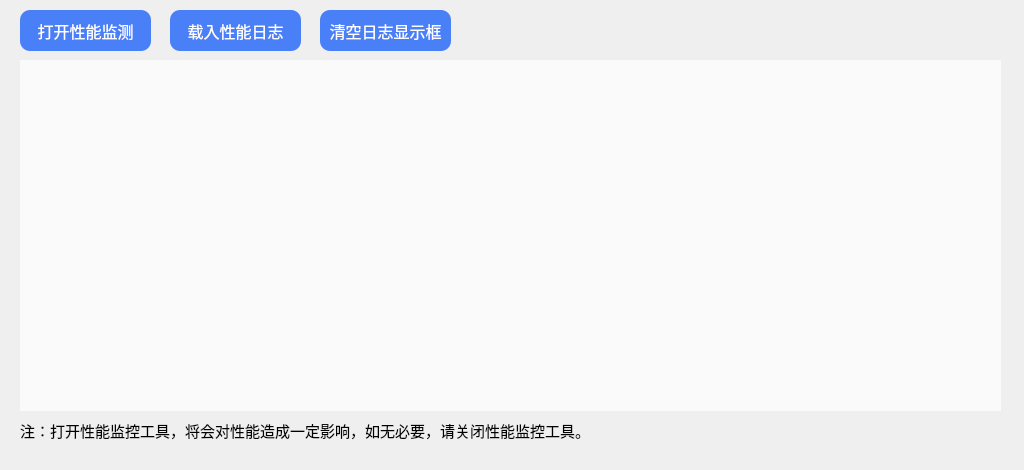
<?xml version="1.0" encoding="UTF-8"?>
<ui version="4.0">
 <class>PerformanceTool</class>
 <widget class="QWidget" name="PerformanceTool">
  <property name="geometry">
   <rect>
    <x>0</x>
    <y>0</y>
    <width>1024</width>
    <height>470</height>
   </rect>
  </property>
  <property name="minimumSize">
   <size>
    <width>1024</width>
    <height>470</height>
   </size>
  </property>
  <property name="maximumSize">
   <size>
    <width>1024</width>
    <height>470</height>
   </size>
  </property>
  <property name="windowTitle">
   <string>Form</string>
  </property>
  <widget class="QWidget" name="backgroundWidget" native="true">
   <property name="geometry">
    <rect>
     <x>0</x>
     <y>0</y>
     <width>1024</width>
     <height>470</height>
    </rect>
   </property>
   <property name="minimumSize">
    <size>
     <width>1024</width>
     <height>470</height>
    </size>
   </property>
   <property name="maximumSize">
    <size>
     <width>1024</width>
     <height>470</height>
    </size>
   </property>
   <property name="font">
    <font>
     <family>MiSans</family>
    </font>
   </property>
   <property name="styleSheet">
    <string notr="true">QWidget#backgroundWidget {
	border-image: url(:/Pics/performanceTool/Pics/performanceToolBackground.png);
}</string>
   </property>
   <widget class="QLabel" name="tipsLabel">
    <property name="geometry">
     <rect>
      <x>20</x>
      <y>410</y>
      <width>571</width>
      <height>41</height>
     </rect>
    </property>
    <property name="font">
     <font>
      <family>MiSans</family>
      <pointsize>11</pointsize>
     </font>
    </property>
    <property name="text">
     <string>注：打开性能监控工具，将会对性能造成一定影响，如无必要，请关闭性能监控工具。</string>
    </property>
   </widget>
   <widget class="QTextBrowser" name="logTextBrowser">
    <property name="geometry">
     <rect>
      <x>20</x>
      <y>60</y>
      <width>981</width>
      <height>351</height>
     </rect>
    </property>
    <property name="focusPolicy">
     <enum>Qt::NoFocus</enum>
    </property>
    <property name="styleSheet">
     <string notr="true">border: none;
background-color: rgba(255, 255, 255, 180);</string>
    </property>
    <property name="verticalScrollBarPolicy">
     <enum>Qt::ScrollBarAlwaysOff</enum>
    </property>
    <property name="horizontalScrollBarPolicy">
     <enum>Qt::ScrollBarAlwaysOff</enum>
    </property>
    <property name="textInteractionFlags">
     <set>Qt::NoTextInteraction</set>
    </property>
   </widget>
   <widget class="QPushButton" name="controlPushButton">
    <property name="geometry">
     <rect>
      <x>20</x>
      <y>10</y>
      <width>131</width>
      <height>41</height>
     </rect>
    </property>
    <property name="font">
     <font>
      <family>MiSans</family>
      <pointsize>12</pointsize>
     </font>
    </property>
    <property name="focusPolicy">
     <enum>Qt::NoFocus</enum>
    </property>
    <property name="styleSheet">
     <string notr="true">QPushButton#controlPushButton {
	background-color: rgb(73, 128, 247);
	border: none;
	border-radius: 10px;
	color: white;
}

QPushButton#controlPushButton:pressed {
	background-color: #1565C0;
	border: none;
	border-radius: 10px;
	color: white;
}</string>
    </property>
    <property name="text">
     <string>打开性能监测</string>
    </property>
   </widget>
   <widget class="QPushButton" name="loadPushButton">
    <property name="geometry">
     <rect>
      <x>170</x>
      <y>10</y>
      <width>131</width>
      <height>41</height>
     </rect>
    </property>
    <property name="font">
     <font>
      <family>MiSans</family>
      <pointsize>12</pointsize>
     </font>
    </property>
    <property name="focusPolicy">
     <enum>Qt::NoFocus</enum>
    </property>
    <property name="styleSheet">
     <string notr="true">QPushButton#loadPushButton {
	background-color: rgb(73, 128, 247);
	border: none;
	border-radius: 10px;
	color: white;
}

QPushButton#loadPushButton:pressed {
	background-color: #1565C0;
	border: none;
	border-radius: 10px;
	color: white;
}</string>
    </property>
    <property name="text">
     <string>载入性能日志</string>
    </property>
   </widget>
   <widget class="QPushButton" name="clearPushButton">
    <property name="geometry">
     <rect>
      <x>320</x>
      <y>10</y>
      <width>131</width>
      <height>41</height>
     </rect>
    </property>
    <property name="font">
     <font>
      <family>MiSans</family>
      <pointsize>12</pointsize>
     </font>
    </property>
    <property name="focusPolicy">
     <enum>Qt::NoFocus</enum>
    </property>
    <property name="styleSheet">
     <string notr="true">QPushButton#clearPushButton {
	background-color: rgb(73, 128, 247);
	border: none;
	border-radius: 10px;
	color: white;
}

QPushButton#clearPushButton:pressed {
	background-color: #1565C0;
	border: none;
	border-radius: 10px;
	color: white;
}</string>
    </property>
    <property name="text">
     <string>清空日志显示框</string>
    </property>
   </widget>
  </widget>
 </widget>
 <resources/>
 <connections/>
</ui>
